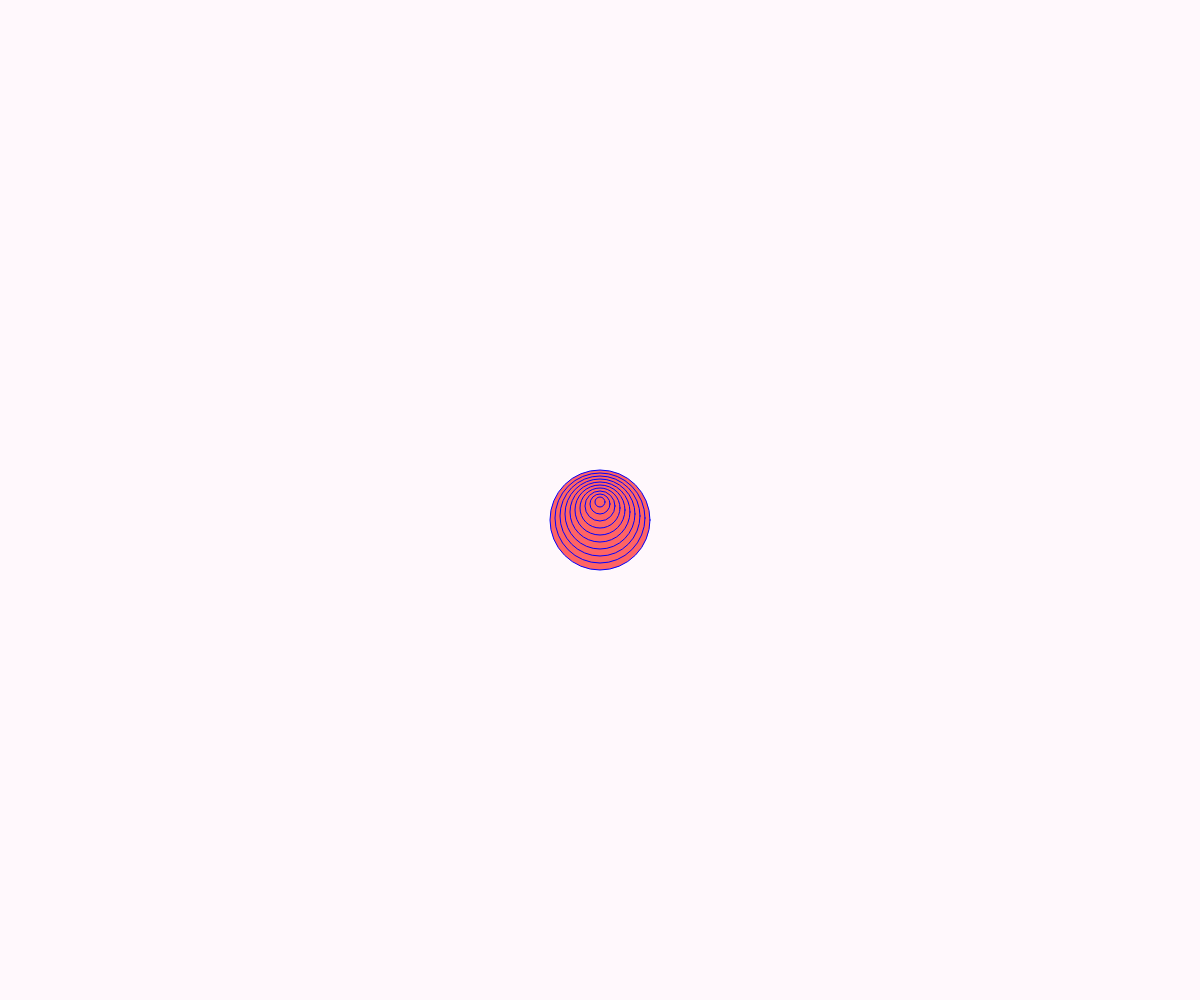
Frame 1 (no input)
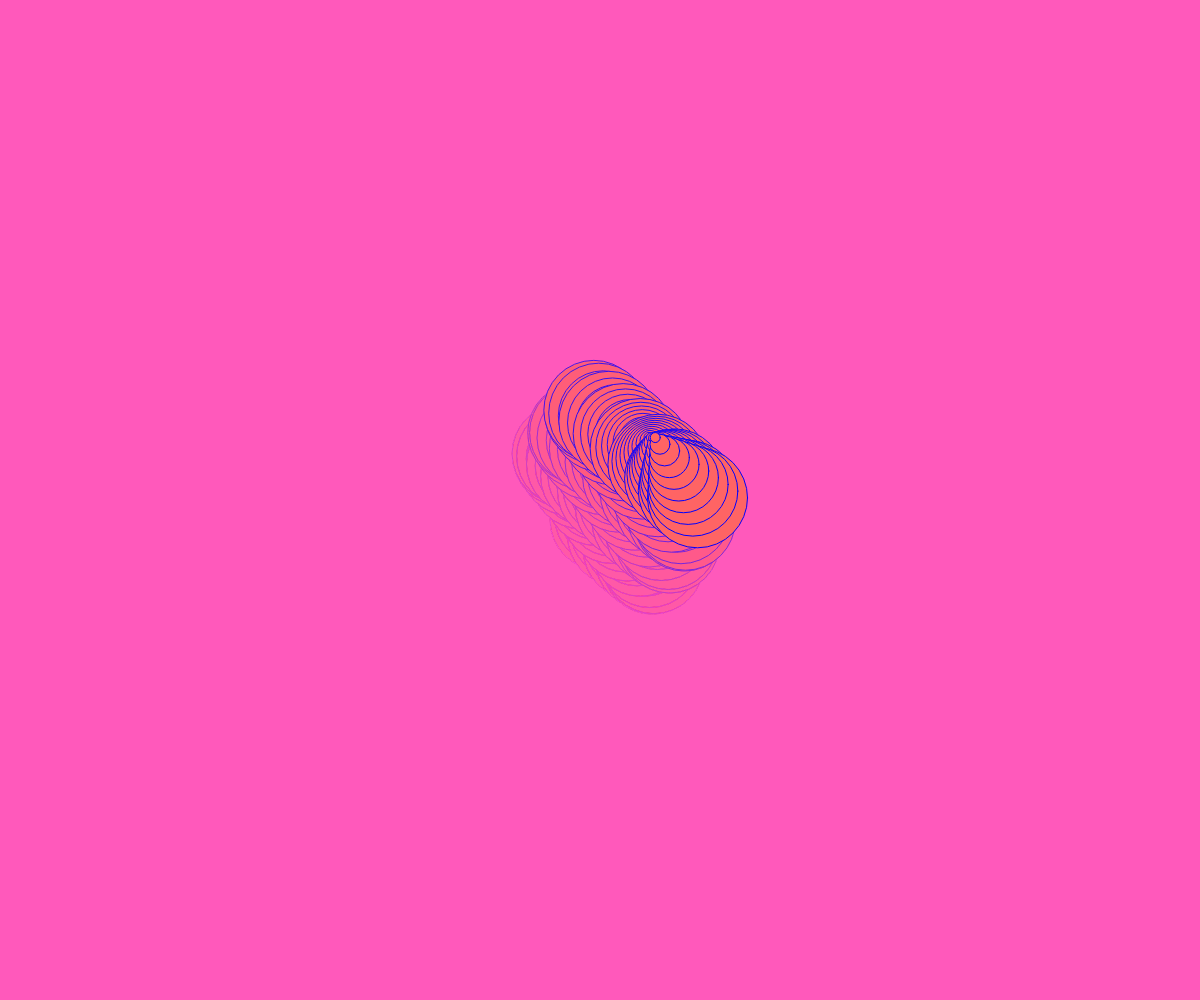
Frame 60 (no input)
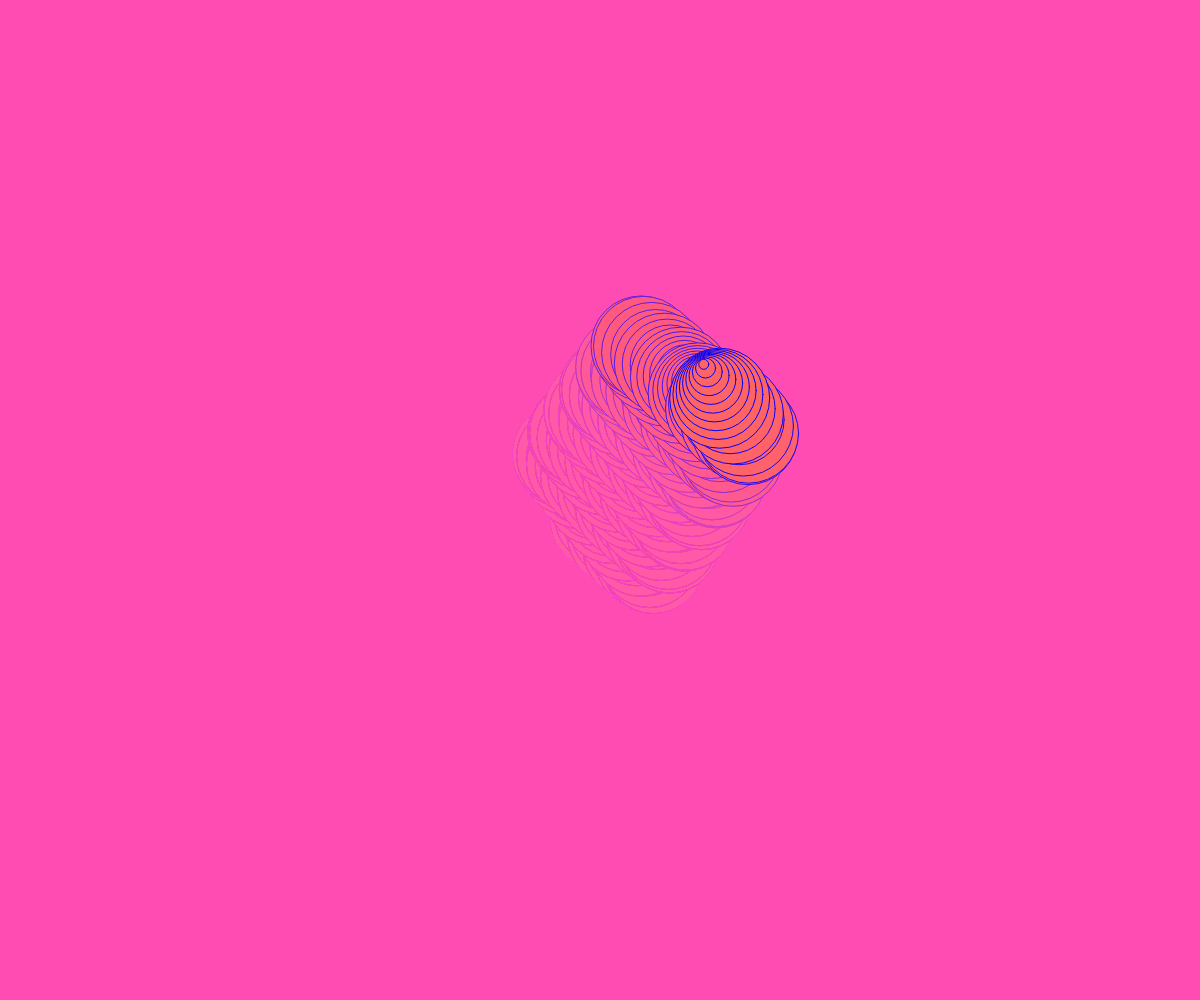
Frame 120 (the mouse pressed at the canvas centre since frame 60)

The p5.js sketch that drew these frames (run headless with seeded random() and noise() and a simulated clock; from frame 60 on, the mouse is pressed at the canvas centre):

// p5.js sketch
// ── sketch.js
let x, y, d, xDir, yDir;
let r,g,b;
let angle,angleSpeed; 

function setup() {
  createCanvas(windowWidth, windowHeight);

  angleMode(DEGREES);
  r = 400;
  g = 100;
  b = 100;

  x = width / 2;
  y = height / 2;

  d = 10;

  xDir = random(-2,2);
  yDir = random(-2,2);

  angle = 0;
  angleSpeed = random(3,25);

}

function draw() {
  background(485,70,180,10);

display();
update();
Keepincanvas();
}

function display() {

    for(let i = 10; i > 0; i--){

    let offSetX = mapSin(angle, -5, 5);
    let offSetY = mapSin(angle, -3, 7);
    stroke('blue');
    fill(r,g,b);
    circle(x + offSetX*i, y + offSetY*i, d*i);
}

}

 function Keepincanvas(){

if((x > width)||(x < 0)){

xDir = -yDir;

}

if((y > height) || (y < 0)){
yDir = -yDir;
}

 }


 function update(){

  x += xDir;
  y += yDir;

  angle += angleSpeed;
 }

 function mapSin(a,target1,target2){
let sinMap;

sinMap = map(sin(a),-1,1,target1,target2);
return sinMap;

 }
